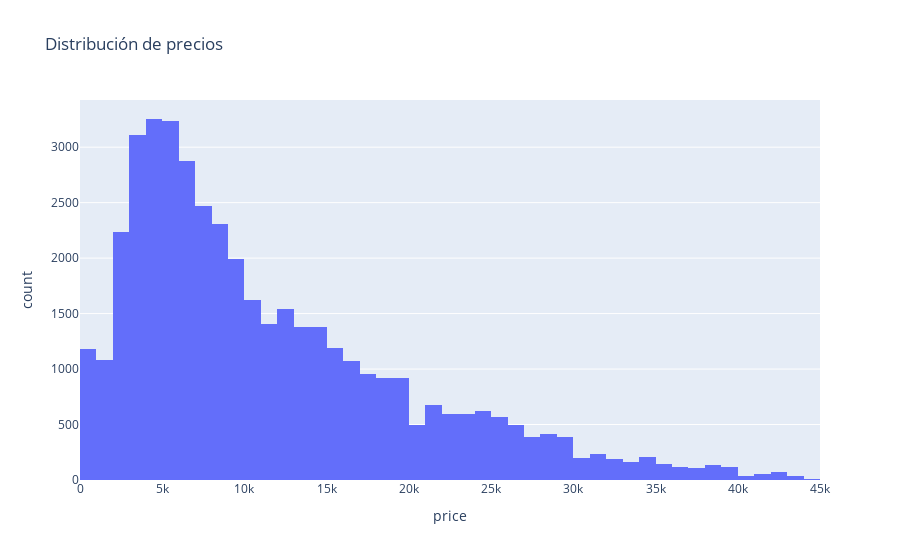
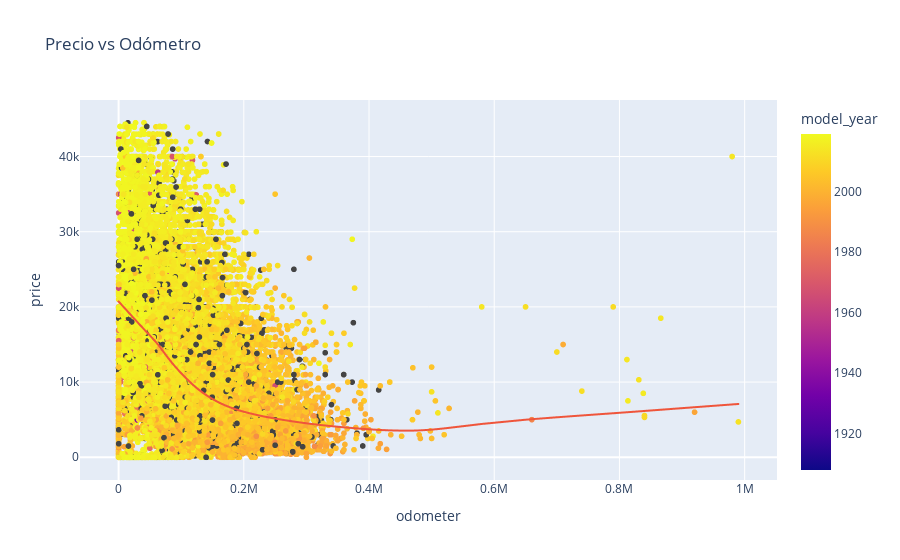
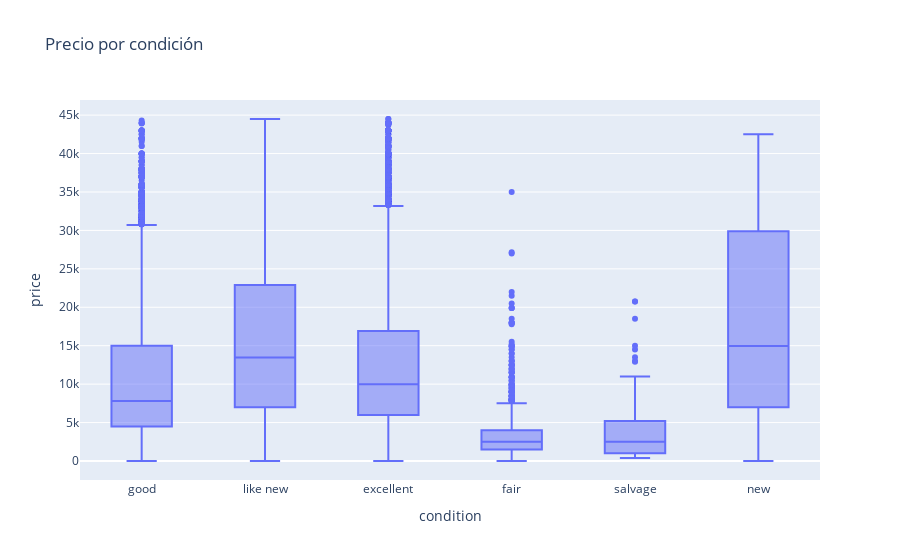
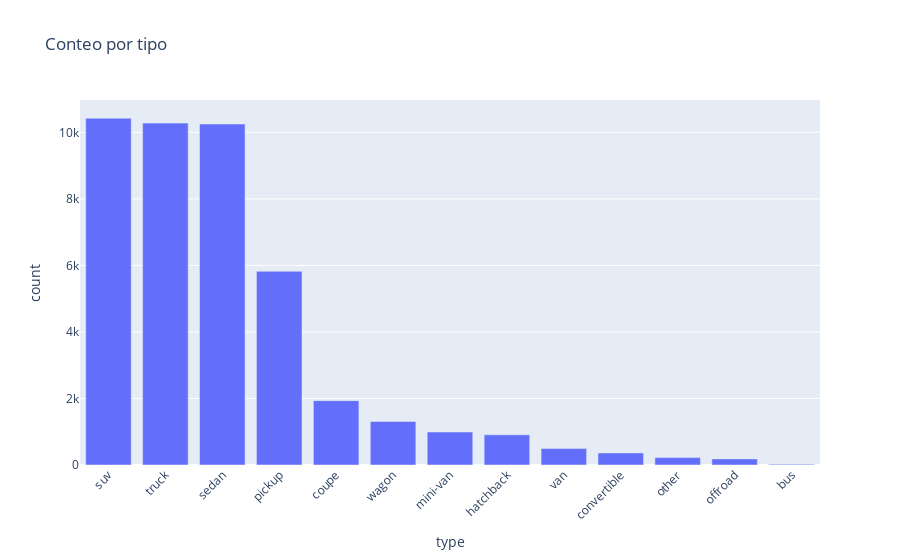

Source (notebook cell) for these figures, in order:
### Markdown cell above
## Visualizaciones clave

### Code cell
# Histograma de precios


if {"price"} <= set(df_vis.columns):
    px.histogram(df_vis, x="price", nbins=60, title="Distribución de precios").show()

# Dispersión odometer vs price (color por año modelo si existe)
if {"odometer","price"} <= set(df_vis.columns):
    color_col = "model_year" if "model_year" in df_vis.columns else None
    px.scatter(df_vis.dropna(subset=["odometer","price"]),
               x="odometer", y="price", color=color_col,
               trendline="lowess", title="Precio vs Odómetro").show()

# Boxplot de precio por condición
if {"condition","price"} <= set(df_vis.columns):
    px.box(df_vis, x="condition", y="price", title="Precio por condición").show()

# Barras: conteo por tipo de vehículo
if {"type"} <= set(df_vis.columns):
    counts = df_vis["type"].value_counts().reset_index()
    counts.columns = ["type","count"]
    px.bar(counts, x="type", y="count", title="Conteo por tipo").update_layout(xaxis_tickangle=-45).show()

# Serie temporal: publicaciones por mes
if {"posted_month"} <= set(df_vis.columns):
    ts = df_vis.groupby("posted_month").size().rename("count").reset_index()
    px.line(ts, x="posted_month", y="count", title="Publicaciones por mes").show()

# Precio vs edad del vehículo
if {"age","price"} <= set(df_vis.columns):
    px.scatter(df_vis.dropna(subset=["age","price"]),
               x="age", y="price", trendline="lowess",
               title="Precio vs Edad del vehículo").show()

### Figure 1 — Plotly figure (JSON) as saved in the notebook; plotly's stock layout.template omitted (floating-point values rounded to 4 significant figures; data arrays with more than 128 entries replaced by an {"elided": "..."} marker saying what was removed)
{"data": [{"bingroup": "x", "hovertemplate": "price=%{x}<br>count=%{y}<extra></extra>", "legendgroup": "", "marker": {"color": "#636efa", "pattern": {"shape": ""}}, "name": "", "nbinsx": 60, "orientation": "v", "showlegend": false, "type": "histogram", "x": {"elided": "43199 int values"}, "xaxis": "x", "yaxis": "y"}], "layout": {"barmode": "relative", "legend": {"tracegroupgap": 0}, "title": {"text": "Distribución de precios"}, "xaxis": {"anchor": "y", "domain": [0, 1], "title": {"text": "price"}}, "yaxis": {"anchor": "x", "domain": [0, 1], "title": {"text": "count"}}}}

### Figure 2 — Plotly figure (JSON) as saved in the notebook; plotly's stock layout.template omitted (floating-point values rounded to 4 significant figures; data arrays with more than 128 entries replaced by an {"elided": "..."} marker saying what was removed)
{"data": [{"hovertemplate": "odometer=%{x}<br>price=%{y}<br>model_year=%{marker.color}<extra></extra>", "legendgroup": "", "marker": {"color": {"elided": "43199 float values"}, "coloraxis": "coloraxis", "symbol": "circle"}, "mode": "markers", "name": "", "showlegend": false, "type": "scattergl", "x": {"elided": "43199 int values"}, "xaxis": "x", "y": {"elided": "43199 int values"}, "yaxis": "y"}, {"hovertemplate": "<b>LOWESS trendline</b><br><br>odometer=%{x}<br>price=%{y} <b>(trend)</b><extra></extra>", "legendgroup": "", "marker": {"symbol": "circle"}, "mode": "lines", "name": "", "showlegend": false, "type": "scattergl", "x": {"elided": "43199 int values"}, "xaxis": "x", "y": {"elided": "43199 float values"}, "yaxis": "y"}], "layout": {"coloraxis": {"colorbar": {"title": {"text": "model_year"}}, "colorscale": [[0, "#0d0887"], [0.1111, "#46039f"], [0.2222, "#7201a8"], [0.3333, "#9c179e"], [0.4444, "#bd3786"], [0.5556, "#d8576b"], [0.6667, "#ed7953"], [0.7778, "#fb9f3a"], [0.8889, "#fdca26"], [1, "#f0f921"]]}, "legend": {"tracegroupgap": 0}, "title": {"text": "Precio vs Odómetro"}, "xaxis": {"anchor": "y", "domain": [0, 1], "title": {"text": "odometer"}}, "yaxis": {"anchor": "x", "domain": [0, 1], "title": {"text": "price"}}}}

### Figure 3 — Plotly figure (JSON) as saved in the notebook; plotly's stock layout.template omitted (floating-point values rounded to 4 significant figures; data arrays with more than 128 entries replaced by an {"elided": "..."} marker saying what was removed)
{"data": [{"alignmentgroup": "True", "hovertemplate": "condition=%{x}<br>price=%{y}<extra></extra>", "legendgroup": "", "marker": {"color": "#636efa"}, "name": "", "notched": false, "offsetgroup": "", "orientation": "v", "showlegend": false, "type": "box", "x": {"elided": "43199 str values"}, "x0": " ", "xaxis": "x", "y": {"elided": "43199 int values"}, "y0": " ", "yaxis": "y"}], "layout": {"boxmode": "group", "legend": {"tracegroupgap": 0}, "title": {"text": "Precio por condición"}, "xaxis": {"anchor": "y", "domain": [0, 1], "title": {"text": "condition"}}, "yaxis": {"anchor": "x", "domain": [0, 1], "title": {"text": "price"}}}}

### Figure 4 — Plotly figure (JSON) as saved in the notebook; plotly's stock layout.template omitted (floating-point values rounded to 4 significant figures)
{"data": [{"hovertemplate": "type=%{x}<br>count=%{y}<extra></extra>", "legendgroup": "", "marker": {"color": "#636efa", "pattern": {"shape": ""}}, "name": "", "orientation": "v", "showlegend": false, "textposition": "auto", "type": "bar", "x": ["suv", "truck", "sedan", "pickup", "coupe", "wagon", "mini-van", "hatchback", "van", "convertible", "other", "offroad", "bus"], "xaxis": "x", "y": [10424, 10278, 10249, 5823, 1934, 1306, 992, 908, 494, 362, 222, 184, 23], "yaxis": "y"}], "layout": {"barmode": "relative", "legend": {"tracegroupgap": 0}, "title": {"text": "Conteo por tipo"}, "xaxis": {"anchor": "y", "domain": [0, 1], "tickangle": -45, "title": {"text": "type"}}, "yaxis": {"anchor": "x", "domain": [0, 1], "title": {"text": "count"}}}}
